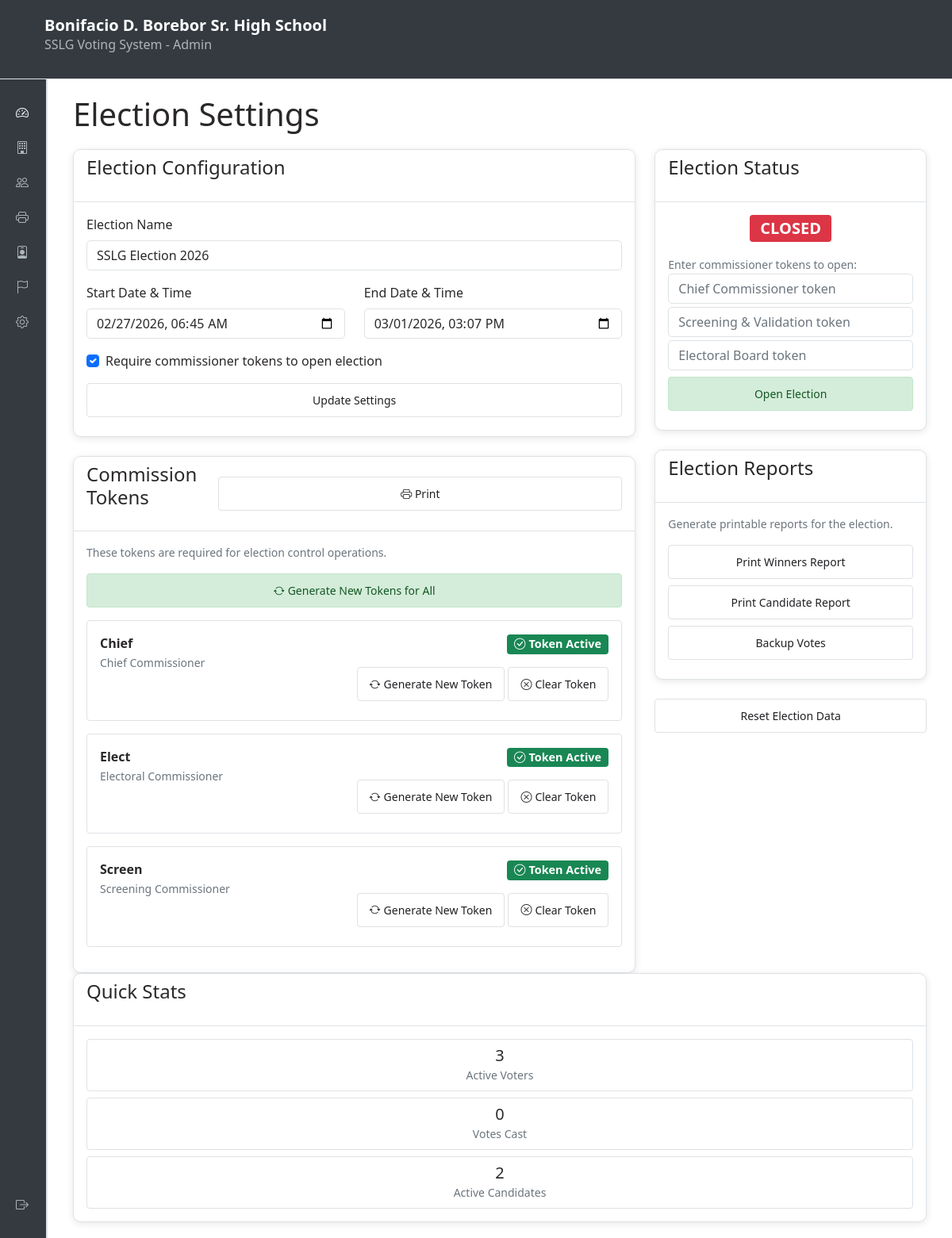
Before: /admin/election.php (signed in) with the older database file.
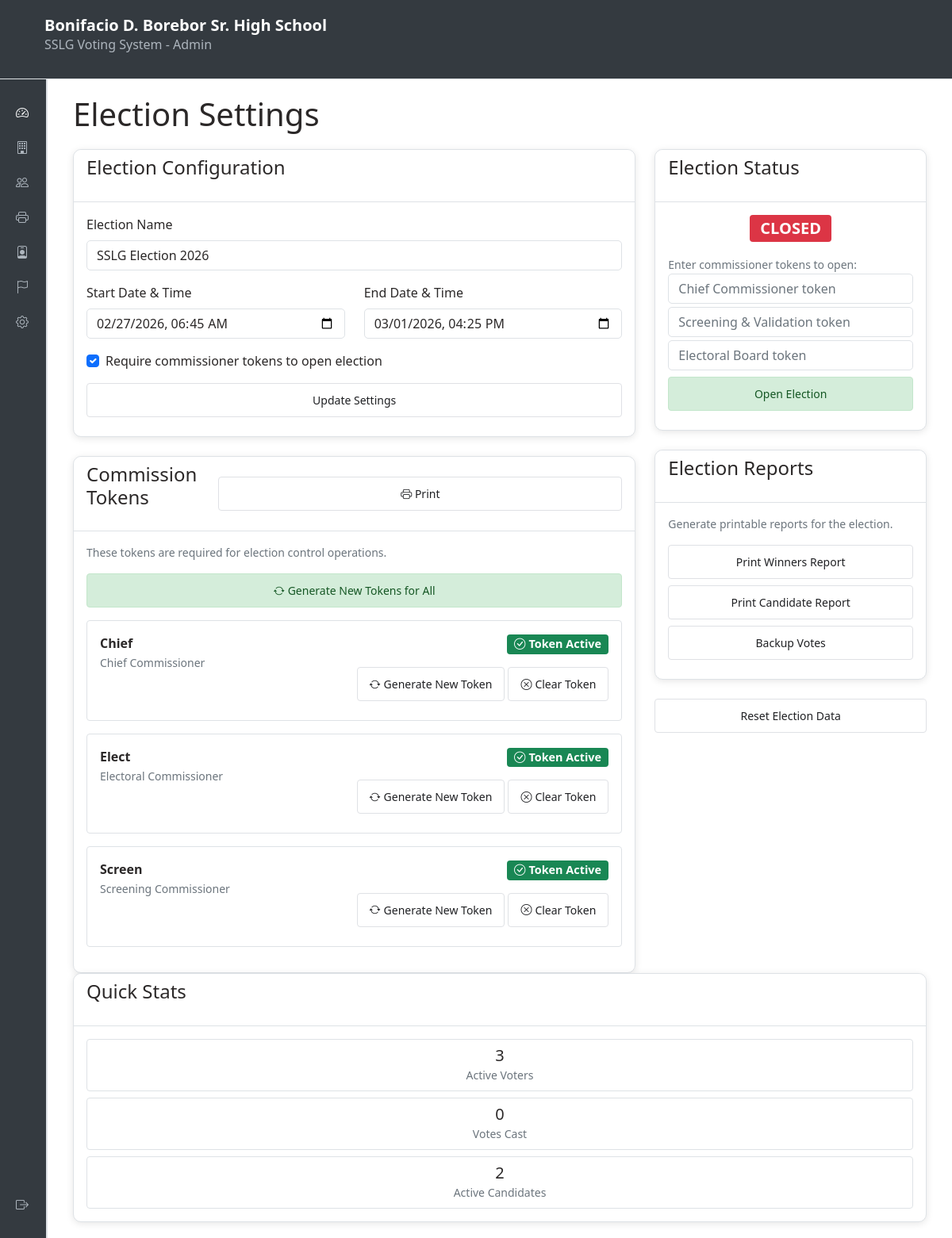
After: the same page with the newer database file.
### tables this page shows
CREATE TABLE election_settings (
            id INTEGER PRIMARY KEY AUTOINCREMENT,
            election_name TEXT NOT NULL DEFAULT 'SSLG Election',
            election_token TEXT,
            is_open INTEGER NOT NULL DEFAULT 0,
            start_date TEXT,
            end_date TEXT,
            created_at TEXT DEFAULT CURRENT_TIMESTAMP,
            updated_at TEXT DEFAULT CURRENT_TIMESTAMP
        , logo_path TEXT, theme_color TEXT DEFAULT '#343a40', allowed_ips TEXT, chief_commissioner_token TEXT, screening_validation_token TEXT, electoral_board_token TEXT, require_open_tokens INTEGER NOT NULL DEFAULT 0);

CREATE TABLE commissioners (
  id INTEGER PRIMARY KEY AUTOINCREMENT,
  commission_type TEXT CHECK (commission_type IN ('chief','screening','electoral')) NOT NULL,
  name TEXT NOT NULL,
  token TEXT NOT NULL,
  is_active INTEGER DEFAULT 1,
  created_at DATETIME DEFAULT CURRENT_TIMESTAMP,
  updated_at DATETIME DEFAULT CURRENT_TIMESTAMP,
  UNIQUE(commission_type)
);

### includes/config.php (called while the page is built, shortened)
<?php
function getDBConnection() {
    static $conn = null;
    if ($conn === null) {
        try {
            $conn = new PDO(
                "sqlite:" . DB_FILE,
                null,
                null,
                [
                    PDO::ATTR_ERRMODE => PDO::ERRMODE_EXCEPTION,
                    PDO::ATTR_DEFAULT_FETCH_MODE => PDO::FETCH_ASSOC,
                ]
            );
        } catch (PDOException $e) {
            die("Database connection failed: " . $e->getMessage());
        }
    }
    return $conn;
}
function getElectionStatus() {
    try {
        $db = getDBConnection();
        $stmt = $db->query("SELECT * FROM election_settings ORDER BY id DESC LIMIT 1");
        $result = $stmt->fetch();
        return $result ?? null;
    } catch (Exception $e) {
        return null;
    }
}
function getThemeCSSDeclaration() {
    $election = getElectionStatus();
    $theme = $election['theme_color'] ?? '#343a40';
    return '--theme-color: ' . htmlspecialchars($theme, ENT_QUOTES, 'UTF-8') . ';';
}
?>

### admin/election.php (the view, shortened to what the rows shown need)
<?php
require_once __DIR__ . '/../includes/config.php';
include '../includes/admin_header.php';
include '../includes/admin_sidebar.php';
?>
:root { <?php echo getThemeCSSDeclaration(); ?> }
<div class="admin-content">
       <div class="container-fluid">
        <h1>Election Settings</h1>
        <div class="row">
            <div class="col-md-8">
                <div class="card mb-4">
                    <div class="card-body">
                        <form method="POST" action="">
                            <div class="mb-3">
                                <label for="election_name" class="form-label">Election Name</label>
                                <input type="text" class="form-control" id="election_name" name="election_name" value="<?php echo htmlspecialchars($election['election_name'] ?? ''); ?>" required>
                            </div>
                            <div class="row">
                                <div class="col-md-6">
                                    <div class="mb-3">
                                        <label for="start_date" class="form-label">Start Date & Time</label>
                                        <input type="datetime-local" class="form-control" id="start_date" name="start_date" value="<?php echo $election['start_date'] ? date('Y-m-d\TH:i', strtotime($election['start_date'])) : ''; ?>">
                                    </div>
                                </div>
                                <div class="col-md-6">
                                    <div class="mb-3">
                                        <label for="end_date" class="form-label">End Date & Time</label>
                                        <input type="datetime-local" class="form-control" id="end_date" name="end_date" value="<?php echo $election['end_date'] ? date('Y-m-d\TH:i', strtotime($election['end_date'])) : ''; ?>">
                                    </div>
                                </div>
                            </div>
                            <div class="form-check mb-3">
                                <input class="form-check-input" type="checkbox" id="require_open_tokens" name="require_open_tokens" value="1" <?php echo !empty($election['require_open_tokens']) ? 'checked' : ''; ?>>
                                <label class="form-check-label" for="require_open_tokens">
                                    Require commissioner tokens to open election
                                </label>
                            </div>
                        </form>
                    </div>
                </div>
                    <div class="card mt-4" id="commissionersCard">
                        <div class="card-body">
                            <?php
                            $commissioners = $db->query("SELECT id, commission_type, name, token, is_active FROM commissioners ORDER BY commission_type")->fetchAll(PDO::FETCH_ASSOC);
                            ?>
                <div id="commissionerTokensSection">
                        <?php if (!empty($commissioners)): ?>
                            <?php foreach ($commissioners as $idx => $commissioner): ?>
                                <div class="mb-3 p-3 border rounded commissioner-row"
                                     data-name="<?php echo htmlspecialchars($commissioner['name']); ?>"
                                     data-type="<?php echo htmlspecialchars(ucfirst(str_replace('_', ' ', $commissioner['commission_type']))); ?>"
                                     data-token="<?php echo htmlspecialchars($commissioner['token'] ?? ''); ?>">
                                    <div class="d-flex justify-content-between align-items-start flex-wrap gap-2">
                                        <div>
                                            <strong><?php echo htmlspecialchars($commissioner['name']); ?></strong><br>
                                            <small class="text-muted"><?php echo htmlspecialchars(ucfirst(str_replace('_', ' ', $commissioner['commission_type']))); ?> Commissioner</small>
                                        </div>
                                        <div class="text-end">
                                            <div class="mb-2">
                                                <?php if (!empty($commissioner['token'])): ?>
                                                    <span class="badge bg-success">
                                                        <i class="bi bi-check-circle me-1"></i>Token Active
                                                    </span>
                                                <?php else: ?>
                                                    <span class="badge bg-secondary">
                                                        <i class="bi bi-dash-circle me-1"></i>No Token
                                                    </span>
                                                <?php endif; ?>
                                            </div>
                                            <div class="d-flex gap-1 justify-content-end">
                                                <form method="POST" class="d-inline">
                                                    <button type="submit" class="btn btn-sm btn-primary">
                                                        <i class="bi bi-arrow-repeat me-1"></i>Generate New Token
                                                    </button>
                                                </form>
                                                <?php if (!empty($commissioner['token'])): ?>
                                                    <form method="POST" class="d-inline" onsubmit="return confirm('Clear this token?');">
                                                        <button type="submit" class="btn btn-sm btn-warning">
                                                            <i class="bi bi-x-circle me-1"></i>Clear Token
                                                        </button>
                                                    </form>
                                                <?php endif; ?>
                                            </div>
                                        </div>
                                    </div>
                                </div>
                            <?php endforeach; ?>
                        <?php else: ?>
                            <div class="alert alert-warning">
                                No commissioners found in the database.
                            </div>
                        <?php endif; ?>
                </div>
                        </div>
                    </div>
            </div>
                </div>
<?php include '../includes/admin_footer.php'; ?>

Changed rows visible on the page:
changed election_settings: end_date "03/01/2026 15:07" → "03/01/2026 16:25"
